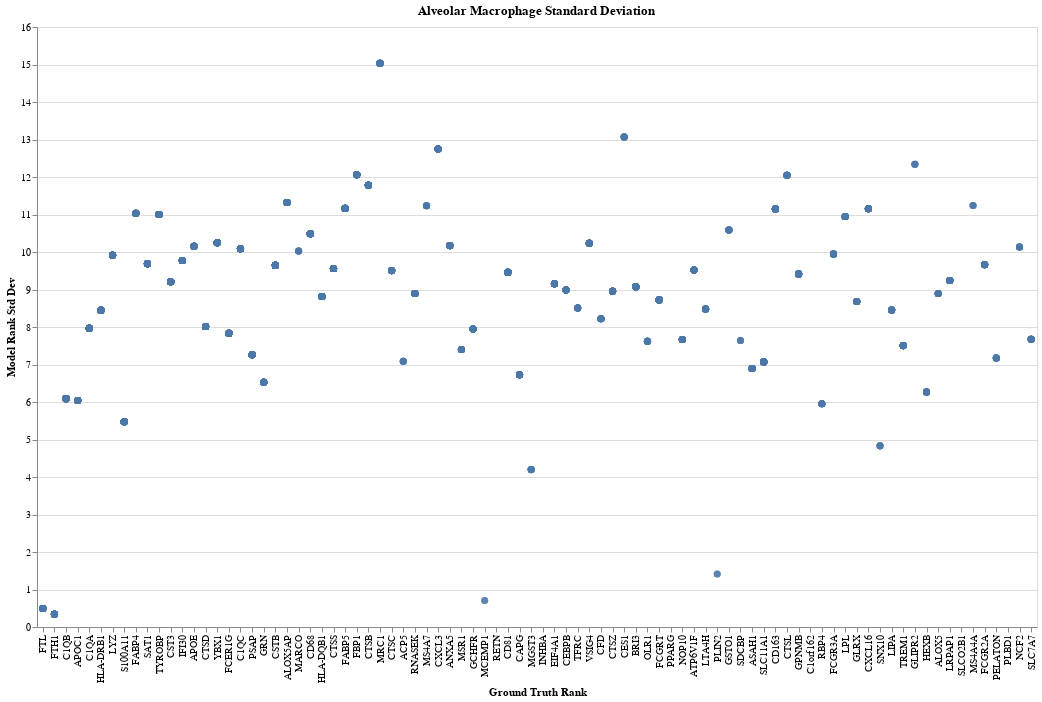

Write notebook code for a chart like this one.
### Code cell
chart = alt.Chart(df).mark_circle(size=50).encode(
    y=alt.Y("Model Rank Std Dev:Q"),
    x=alt.X("Gene:O", axis=alt.Axis(title="Ground Truth Rank"), scale=alt.Scale(domain=sorted_genes)),
)

chart = chart.properties(
    title='Alveolar Macrophage Standard Deviation',
    width=1000,
    height=600
)
chart

### Figure 1 — Vega-Lite specification as saved in the notebook (floating-point values rounded to 4 significant figures; data arrays with more than 128 entries replaced by an {"elided": "..."} marker saying what was removed)
{"config": {"view": {"continuousWidth": 400, "continuousHeight": 300}}, "data": {"name": "data-1e54cb94c937434a8bb17f3ce4d4468a"}, "mark": {"type": "circle", "size": 50}, "encoding": {"x": {"axis": {"title": "Ground Truth Rank"}, "field": "Gene", "scale": {"domain": ["FTL", "FTH1", "C1QB", "APOC1", "C1QA", "HLA-DRB1", "LYZ", "S100A11", "FABP4", "SAT1", "TYROBP", "CST3", "IFI30", "APOE", "CTSD", "YBX1", "FCER1G", "C1QC", "PSAP", "GRN", "CSTB", "ALOX5AP", "MARCO", "CD68", "HLA-DQB1", "CTSS", "FABP5", "FBP1", "CTSB", "MRC1", "CTSC", "ACP5", "RNASEK", "MS4A7", "CXCL3", "ANXA5", "MSR1", "GCHFR", "MCEMP1", "RETN", "CD81", "CAPG", "MGST3", "INHBA", "EIF4A1", "CEBPB", "TFRC", "VSIG4", "CFD", "CTSZ", "CES1", "BRI3", "OLR1", "FCGRT", "PPARG", "NOP10", "ATP6V1F", "LTA4H", "PLIN2", "GSTO1", "SDCBP", "ASAH1", "SLC11A1", "CD163", "CTSL", "GPNMB", "C1orf162", "RBP4", "FCGR3A", "LPL", "GLRX", "CXCL16", "SNX10", "LIPA", "TREM1", "GLIPR2", "HEXB", "ALOX5", "LRPAP1", "SLCO2B1", "MS4A4A", "FCGR2A", "PELATON", "PLBD1", "NCF2", "SLC7A7"]}, "type": "ordinal"}, "y": {"field": "Model Rank Std Dev", "type": "quantitative"}}, "height": 600, "title": "Alveolar Macrophage Standard Deviation", "width": 1000, "$schema": "https://vega.github.io/schema/vega-lite/v4.17.0.json", "datasets": {"data-1e54cb94c937434a8bb17f3ce4d4468a": {"elided": "2123 records"}}}
